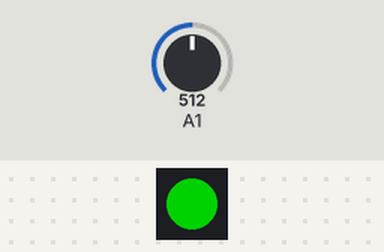
A sketch run on a simulated ATtiny85, built with avr-gcc and run on an emulated ATtiny85. Shown: 1 RGB LEDs in strip order, left to right. The inputs (shaded band) are chosen by the test bench; at power-on: A1 = 512. Dim RGB values are drawn brighter than linear; the strip is taken to match the declared colour order; no radio packets arrive unless stated.

Above: at 1.2 s.
1.3 s: A1 set to 135
At 4.27 s:
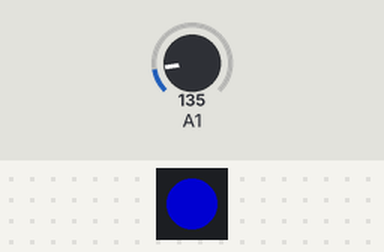
4.3 s: A1 set to 155
At 6.4 s:
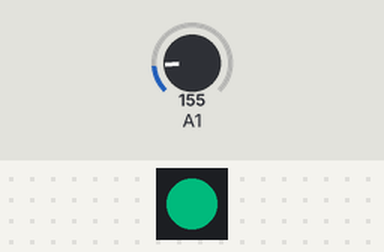
7.3 s: A1 set to 10
At 7.6 s:
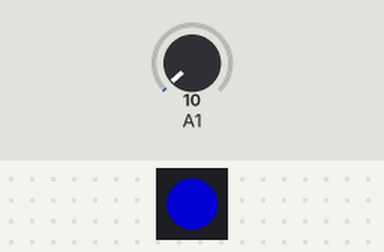
8.8 s: A1 set to 511
At 9.7 s:
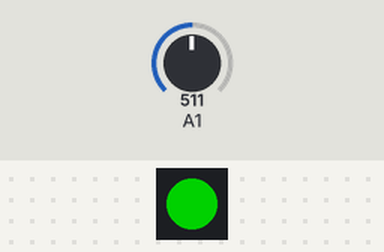
Timing chart, 0 to 11.6 s (numbered marks = the images above; inputs shaded):
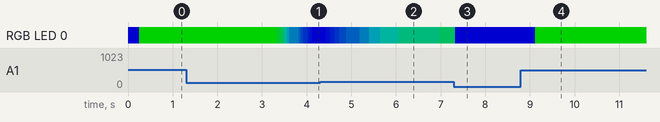

The sketch:

conferenceBatches.ino
```cpp
#include <Adafruit_NeoPixel.h>
#include <VirtualWire.h>

#ifdef __AVR__
#include <avr/power.h>
#endif


#define ID 200
#define PIN 0 //NeoPixel
#define NLEDS 1

//raw tempsensor ranges to scale the color of the NeoPixel. Note that those are different when powered through 9V versus USB (5V)
#define TMIN 145
#define TMAX 160

// Data wire is plugged into pin 2 on the digiSpark
#define ONE_WIRE_BUS 2

/* Digital IO pin that will be used for sending data to the transmitter */
const int TX_DIO_Pin = 1;

/* The transmit buffer that will hold the data to be
     transmitted. */
byte TxBuffer[3];

byte data[12];

long filtReg;
int bitShift = 4;

int waitTimePixel = 50;

int waitThreshold = 20;
int waitCounter = 0;

// Parameter 1 = number of pixels in strip
// Parameter 2 = Arduino pin number (most are valid)
// Parameter 3 = pixel type flags, add together as needed:
//   NEO_KHZ800  800 KHz bitstream (most NeoPixel products w/WS2812 LEDs)
//   NEO_KHZ400  400 KHz (classic 'v1' (not v2) FLORA pixels, WS2811 drivers)
//   NEO_GRB     Pixels are wired for GRB bitstream (most NeoPixel products)
//   NEO_RGB     Pixels are wired for RGB bitstream (v1 FLORA pixels, not v2)
//   NEO_RGBW    Pixels are wired for RGBW bitstream (NeoPixel RGBW products)
//Adafruit_NeoPixel strip = Adafruit_NeoPixel(NLEDS, PIN, NEO_RGBW + NEO_KHZ800);
Adafruit_NeoPixel strip = Adafruit_NeoPixel(NLEDS, PIN, NEO_RGB + NEO_KHZ800);


void setup() {

  // This is for Trinket 5V 16MHz, you can remove these three lines if you are not using a Trinket
#if defined (__AVR_ATtiny85__)
  if (F_CPU == 16000000) clock_prescale_set(clock_div_1);
#endif
  // End of trinket special code

  /* Initialises the DIO pin used to send data to the Tx module */
  vw_set_tx_pin(TX_DIO_Pin);
  /* Set the transmit logic level (LOW = transmit for this
     version of module)*/
  vw_set_ptt_inverted(true);

  /* Transmit at 2000 bits per second */
  vw_setup(2000);    // Bits per sec

  //always send the ID as wirst part of the buffer
  TxBuffer[0] = ID;


  strip.begin();
  strip.show(); // Initialize all pixels to 'off'

}

void loop() {


  filtReg = filtReg - (filtReg >> bitShift) + analogRead(1);
  int filtOut = filtReg >> bitShift;

  int tempMap = map(min(max(filtOut,TMIN),TMAX), TMIN, TMAX, 0, 120);

  strip.setPixelColor(0, strip.Color(0,tempMap,120-tempMap,0));
  strip.show();
  delay(waitTimePixel);


  //once every waitCounter measurements, send it over the radio
  if (waitCounter++ > waitThreshold) {
    waitCounter = 0;
    TxBuffer[1] = filtOut;


    /* add a check-byte to the buffer */
    TxBuffer[2] = (TxBuffer[0] + TxBuffer[1]) % 255;
    /* Send the data (3 bytes) */
    vw_send((byte *)TxBuffer, 3);
    /* Wait until the data has been sent */
    vw_wait_tx();
    delay(100);
  }
}
```

Measured:
- after the input at 4.3 s, RGB LED 0: RGB(0, 0, 120) → RGB(0, 8, 112) after 0.13 s, → RGB(0, 16, 104) 0.10 s later, → RGB(0, 24, 96) 0.10 s later, → RGB(0, 32, 88) 0.10 s later, … (10 changes in this stretch)
- after the input at 7.3 s, RGB LED 0: RGB(0, 80, 40) → RGB(0, 0, 120) at once
- after the input at 8.8 s, RGB LED 0: RGB(0, 0, 120) → RGB(0, 8, 112) after 0.26 s, → RGB(0, 120, 0) 0.05 s later
